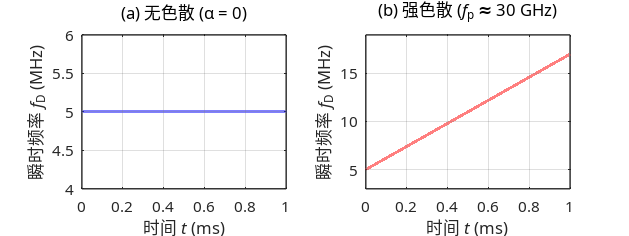

This figure's MATLAB source: (Note: this script raises an error after producing the figure.)
%% ===============================
% 图3-2 差频信号瞬时频率演化对比（简化版）
% 章节：3.3.2 差频信号相位的非线性畸变与瞬时频率解析
% 核心对比：无色散（水平线） vs 强色散（斜线）
% ===============================

clear; clc; close all;

%% ---------- 中文字体设置 ----------
set(0, 'DefaultAxesFontName', 'Microsoft YaHei');
set(0, 'DefaultTextFontName', 'Microsoft YaHei');

%% ---------- 参数设置 ----------
Tm = 1e-3;                 % 扫频周期 1 ms
fs = 50e6;                 % 采样率 50 MHz
t = 0:1/fs:Tm-1/fs;        % 时间轴

fD0 = 5e6;                 % 差频中心频率 5 MHz

% 色散参数（控制频率漂移斜率）
alpha0 = 0;                % 无色散 α = 0
alpha1 = 1.2e10;           % 强色散 α (Hz/s) —— 可调参数，控制斜率大小

%% ---------- 构造差频信号 ----------
% (a) 无色散：单频信号，相位线性增长
s_no_disp = exp(1j*2*pi*fD0*t);

% (b) 强色散：Chirp信号，相位包含二次项
% 相位 φ(t) = 2π*fD0*t + π*α*t²
s_disp = exp(1j*(2*pi*fD0*t + pi*alpha1*t.^2));

%% ---------- 瞬时频率计算 ----------
% 瞬时相位解包裹
phi_no = unwrap(angle(s_no_disp));
phi_di = unwrap(angle(s_disp));

% 瞬时频率 f(t) = (1/2π) dφ/dt
f_inst_no = (1/(2*pi))*gradient(phi_no, 1/fs);
f_inst_di = (1/(2*pi))*gradient(phi_di, 1/fs);

%% ---------- 绘图（博士论文标准格式） ----------
fig = figure('Color', 'w', 'Units', 'centimeters', 'Position', [5 5 16 6]);

% 设置纸张属性（解决PDF裁剪问题）
set(fig, 'PaperUnits', 'centimeters');
set(fig, 'PaperSize', [16 6]);
set(fig, 'PaperPosition', [0 0 16 6]);

% ----- 子图(a)：无色散 -----
subplot(1,2,1)
plot(t*1e3, f_inst_no/1e6, 'b', 'LineWidth', 2)
grid on; box on
set(gca, 'FontSize', 11, 'LineWidth', 1)
xlabel('时间 {\itt} (ms)', 'FontSize', 12)
ylabel('瞬时频率 {\itf}_D (MHz)', 'FontSize', 12)
title('(a) 无色散 (\alpha = 0)', 'FontSize', 12, 'FontWeight', 'normal')
ylim([fD0/1e6-1 fD0/1e6+1])
xlim([0 Tm*1e3])

% ----- 子图(b)：强色散 -----
subplot(1,2,2)
plot(t*1e3, f_inst_di/1e6, 'r', 'LineWidth', 2)
grid on; box on
set(gca, 'FontSize', 11, 'LineWidth', 1)
xlabel('时间 {\itt} (ms)', 'FontSize', 12)
ylabel('瞬时频率 {\itf}_D (MHz)', 'FontSize', 12)
title('(b) 强色散 ({\itf}_p \approx 30 GHz)', 'FontSize', 12, 'FontWeight', 'normal')
ylim([min(f_inst_di)/1e6-2 max(f_inst_di)/1e6+2])
xlim([0 Tm*1e3])

%% ---------- 图像保存 ----------
output_dir = '../figures';
if ~exist(output_dir, 'dir')
    mkdir(output_dir);
end

% 保存为高分辨率格式
export_thesis_figure(fig, 'fig_3_2_instantaneous_frequency', 14, 300, 'SimHei');

fprintf('\n图3-2 已保存至 %s\n', output_dir);

%% ---------- 控制台输出物理特征 ----------
fprintf('\n========== 差频信号物理特征 ==========\n');
fprintf('(a) 无色散：f_D = %.2f MHz (常数)\n', fD0/1e6);
fprintf('(b) 强色散：f_D 范围 = [%.2f, %.2f] MHz\n', min(f_inst_di)/1e6, max(f_inst_di)/1e6);
fprintf('    净频率漂移：Δf_D = %.2f MHz\n', (max(f_inst_di)-min(f_inst_di))/1e6);
fprintf('    漂移系数 α = %.2e Hz/s\n', alpha1);
fprintf('\n调参提示：修改第20行 alpha1 值可调整斜率大小\n');